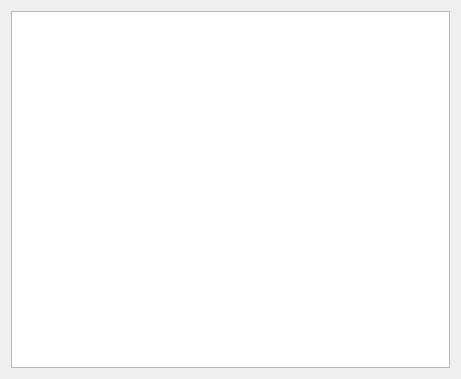
<?xml version="1.0" encoding="UTF-8"?>
<ui version="4.0">
 <class>RealTimeDataDisplayerClass</class>
 <widget class="QWidget" name="RealTimeDataDisplayerClass">
  <property name="geometry">
   <rect>
    <x>0</x>
    <y>0</y>
    <width>461</width>
    <height>379</height>
   </rect>
  </property>
  <property name="windowTitle">
   <string>RealTimeDataDisplayer</string>
  </property>
  <layout class="QHBoxLayout" name="horizontalLayout">
   <item>
    <widget class="QGraphicsView" name="graphicsView"/>
   </item>
  </layout>
 </widget>
 <layoutdefault spacing="6" margin="11"/>
 <resources/>
 <connections/>
</ui>
